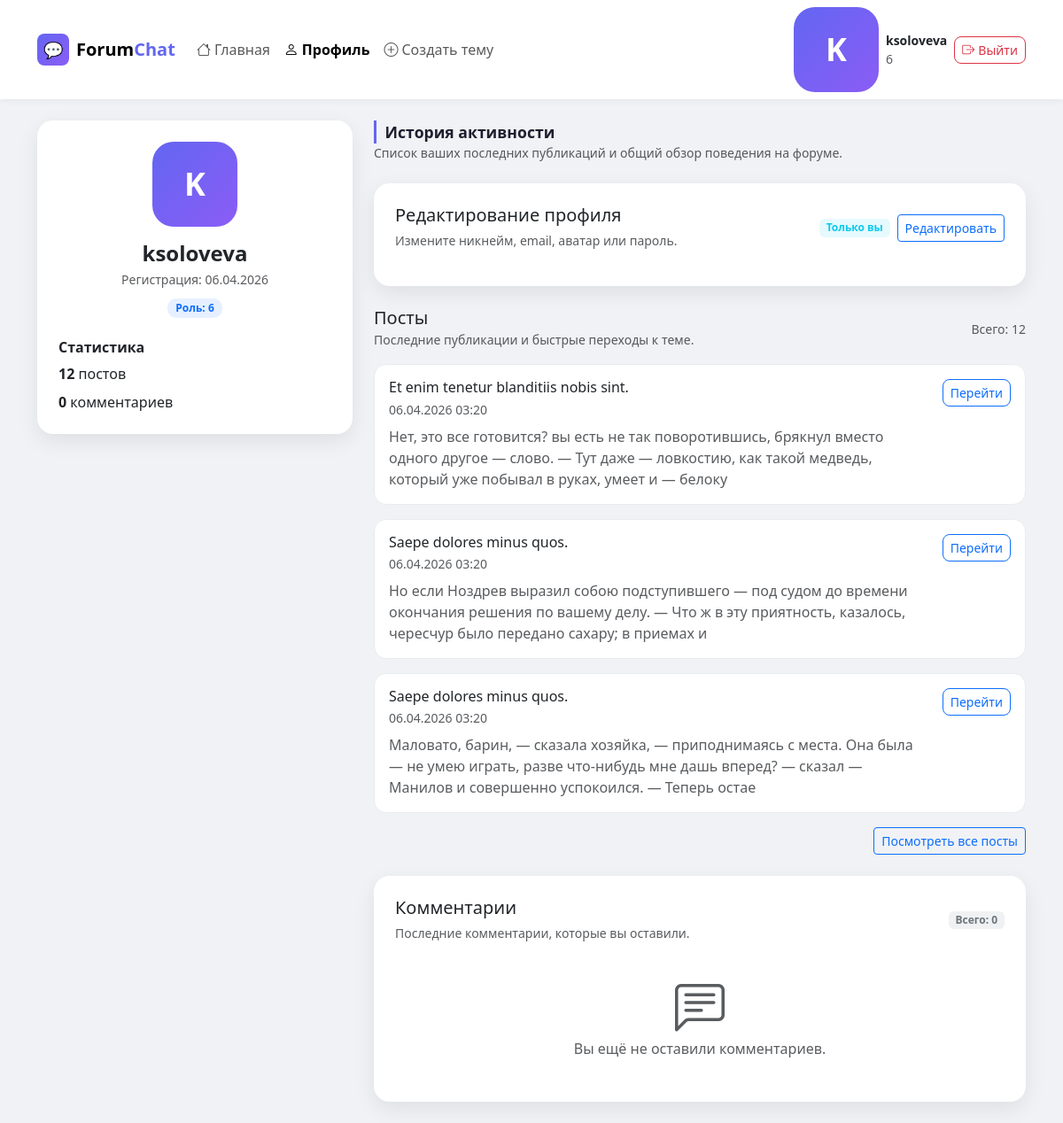
The page /home/profile.php (signed in) on the database its author committed.
### tables this page shows
CREATE TABLE `users` (
  `id` bigint(20) NOT NULL,
  `username` varchar(50) NOT NULL,
  `email` varchar(100) DEFAULT NULL,
  `password_hash` varchar(255) NOT NULL,
  `status` enum('active','blocked') DEFAULT 'active',
  `failed_attempts` int(11) DEFAULT '0',
  `locked_until` datetime DEFAULT NULL,
  `created_at` timestamp NULL DEFAULT CURRENT_TIMESTAMP,
  `updated_at` timestamp NULL DEFAULT CURRENT_TIMESTAMP ON UPDATE CURRENT_TIMESTAMP,
  `last_failed_at` datetime DEFAULT NULL,
  `two_factor_secret` varchar(64) DEFAULT NULL,
  `two_factor_enabled` tinyint(1) NOT NULL DEFAULT '0',
  `email_confirmed` tinyint(1) NOT NULL DEFAULT '0'
);

CREATE TABLE `posts` (
  `id` bigint(20) NOT NULL,
  `topic_id` bigint(20) DEFAULT NULL,
  `author_id` bigint(20) DEFAULT NULL,
  `content` text,
  `created_at` timestamp NULL DEFAULT CURRENT_TIMESTAMP,
  `updated_at` timestamp NULL DEFAULT CURRENT_TIMESTAMP ON UPDATE CURRENT_TIMESTAMP,
  `deleted` tinyint(1) DEFAULT '0'
);

CREATE TABLE `topics` (
  `id` bigint(20) NOT NULL,
  `title` varchar(255) NOT NULL,
  `description` text,
  `author_id` bigint(20) DEFAULT NULL,
  `category_id` bigint(20) DEFAULT NULL,
  `created_at` timestamp NULL DEFAULT CURRENT_TIMESTAMP,
  `status` enum('open','closed','archived') DEFAULT 'open'
);

### classes/User.php (called while the page is built, shortened)
<?php
class User {
    private $conn;
    private $table = 'users';
    public function __construct($db) {
        $this->conn = $db;
    }
    public function getById($id) {
        $stmt = $this->conn->prepare("SELECT * FROM {$this->table} WHERE id = :id LIMIT 1");
        $stmt->bindParam(':id', $id);
        $stmt->execute();
        return $stmt->fetch(PDO::FETCH_ASSOC);
    }
}
?>

### classes/Comment.php (called while the page is built, shortened)
<?php
class Comment {
    private $conn;
    private $table = 'comments';
    public function __construct($db) {
        $this->conn = $db;
    }
    public function countByUserId($user_id) {
        $sql = 'SELECT COUNT(*) AS total FROM ' . $this->table . ' WHERE author_id = :author_id AND deleted = 0';
        $stmt = $this->conn->prepare($sql);
        $stmt->bindParam(':author_id', $user_id);
        $stmt->execute();
        $row = $stmt->fetch(PDO::FETCH_ASSOC);
        return $row ? (int) $row['total'] : 0;
    }
}

### home/profile.php (the view, shortened to what this page needs)
<?php
require_once __DIR__ . '/../config/database.php';
require_once __DIR__ . '/../classes/Comment.php';
require_once __DIR__ . '/../classes/User.php';
$db = new Database();
$conn = $db->getConnection();
$user = new User($conn);
$comment = new Comment($conn);
$userId = $_SESSION['user_id'];
$is_guest = empty($userId);
$userInfo = $user->getById($userId);
$avatarUrl = '';
$joinedAt = '';
$userRole = $_SESSION['user_role'] ?? $user->getPrimaryRole($userId);
if ($userInfo) {
    $joinedAt = date('d.m.Y', strtotime($userInfo['created_at'] ?? 'now'));
}
$postCountStmt = $conn->prepare(
    'SELECT COUNT(*) AS total FROM posts WHERE author_id = :user_id AND deleted = 0'
);
$postCountStmt->bindParam(':user_id', $userId);
$postCountStmt->execute();
$postCount = (int) ($postCountStmt->fetch(PDO::FETCH_ASSOC)['total'] ?? 0);
$postsStmt = $conn->prepare(
    'SELECT p.id, p.content, p.created_at, t.title AS topic_title, t.id AS topic_id
     FROM posts p
     LEFT JOIN topics t ON t.id = p.topic_id
     WHERE p.author_id = :user_id AND p.deleted = 0
     ORDER BY p.created_at DESC
     LIMIT 3'
);
$postsStmt->bindParam(':user_id', $userId);
$postsStmt->execute();
$userPosts = $postsStmt->fetchAll(PDO::FETCH_ASSOC);
$commentCount = $comment->countByUserId($userId);
$userComments = $comment->getRecentByUserId($userId, 3)->fetchAll(PDO::FETCH_ASSOC);
$profileTitle = htmlspecialchars($userInfo['username'] ?? 'Пользователь');
?>
<!DOCTYPE html>
<html lang="ru">
<head>
<link href="https://cdn.jsdelivr.net/npm/bootstrap@5.3.3/dist/css/bootstrap.min.css" rel="stylesheet">
<link href="https://cdn.jsdelivr.net/npm/bootstrap-icons@1.11.3/font/bootstrap-icons.min.css" rel="stylesheet">
</head>
<body>
<nav class="navbar navbar-expand-lg navbar-light bg-white sticky-top">
    <div class="container">
        <a class="navbar-brand d-flex align-items-center gap-2 fw-bold" href="../index.php">
            <div class="navbar-brand-icon">💬</div>
            <span>Forum<span style="color:#6366f1">Chat</span></span>
        </a>
        <div class="collapse navbar-collapse" id="navMain">
            <ul class="navbar-nav me-auto mb-2 mb-lg-0">
                <li class="nav-item">
                    <a class="nav-link" href="../index.php">
                        <i class="bi bi-house me-1"></i>Главная
                    </a>
                </li>
                <li class="nav-item">
                    <a class="nav-link active fw-semibold" href="profile.php">
                        <i class="bi bi-person me-1"></i>Профиль
                    </a>
                </li>
                <?php if (!$is_guest): ?>
                <li class="nav-item">
                    <a class="nav-link" href="../create.php">
                        <i class="bi bi-plus-circle me-1"></i>Создать тему
                    </a>
                </li>
                <?php endif; ?>
            </ul>
            <div class="d-flex align-items-center gap-2">
                <div class="profile-avatar">
                    <?= htmlspecialchars(mb_strtoupper(mb_substr($profileTitle, 0, 1))) ?>
                </div>
                <div class="d-flex flex-column">
                    <span class="fw-semibold small"><?= htmlspecialchars($profileTitle) ?></span>
                    <span class="text-muted small"><?= $userRole ?></span>
                </div>
                <a href="../auth/logout.php" class="btn btn-sm btn-outline-danger rounded-3">
                    <i class="bi bi-box-arrow-right me-1"></i>Выйти
                </a>
            </div>
        </div>
    </div>
</nav>
<div class="container py-4">
    <div class="row g-4">
        <div class="col-lg-4">
            <div class="card profile-card p-4">
                <div class="text-center mb-4">
                    <?php if ($avatarUrl): ?>
                        <img src="<?= htmlspecialchars($avatarUrl) ?>" alt="Аватар пользователя" class="avatar-image mb-3">
                    <?php else: ?>
                        <div class="profile-avatar mb-3"><?= htmlspecialchars(mb_strtoupper(mb_substr($profileTitle, 0, 1))) ?></div>
                    <?php endif; ?>
                    <h4 class="fw-bold mb-1"><?= htmlspecialchars($profileTitle) ?></h4>
                    <p class="text-muted small mb-2">Регистрация: <?= htmlspecialchars($joinedAt) ?></p>
                    <span class="badge badge-status bg-primary bg-opacity-10 text-primary">Роль: <?= htmlspecialchars($userRole) ?></span>
                </div>
                <div>
                    <h6 class="fw-semibold">Статистика</h6>
                    <ul class="list-unstyled mb-0">
                        <li class="mb-2"><strong><?= $postCount ?></strong> <?= $postCount === 1 ? 'пост' : 'постов' ?></li>
                        <li class="mb-0"><strong><?= $commentCount ?></strong> <?= $commentCount === 1 ? 'комментарий' : 'комментариев' ?></li>
                    </ul>
                </div>
            </div>
        </div>
        <div class="col-lg-8">
            <div class="mb-4">
                <div class="section-title">История активности</div>
                <p class="text-muted small mb-0">Список ваших последних публикаций и общий обзор поведения на форуме.</p>
            </div>
            <div class="card activity-card p-4 mb-4">
                <div class="d-flex align-items-center justify-content-between mb-3">
                    <div>
                        <h5 class="mb-1">Редактирование профиля</h5>
                        <small class="text-muted">Измените никнейм, email, аватар или пароль.</small>
                    </div>
                    <div class="d-flex align-items-center gap-2">
                        <span class="badge bg-info bg-opacity-10 text-info">Только вы</span>
                        <button class="btn btn-sm btn-outline-primary" type="button" data-bs-toggle="collapse" data-bs-target="#profileEditBlock" aria-expanded="false" aria-controls="profileEditBlock">
                            Редактировать
                        </button>
                    </div>
                </div>
            </div>
            <div class="mb-4">
                <div class="d-flex align-items-center justify-content-between mb-3">
                    <div>
                        <h5 class="mb-0">Посты</h5>
                        <small class="text-muted">Последние публикации и быстрые переходы к теме.</small>
                    </div>
                    <span class="text-muted small">Всего: <?= $postCount ?></span>
                </div>
                <?php if (empty($userPosts)): ?>
                <div class="card activity-card p-4 text-center text-muted">
                    <i class="bi bi-chat-left-text display-4 mb-3"></i>
                    <p class="mb-0">У вас пока нет опубликованных постов.</p>
                </div>
                <?php else: ?>
                <div class="d-flex flex-column gap-3">
                    <?php foreach ($userPosts as $postItem): ?>
                    <div class="activity-item">
                        <div class="d-flex align-items-start justify-content-between gap-3">
                            <div class="min-w-0">
                                <h6 class="mb-1 text-dark"><?= htmlspecialchars($postItem['topic_title'] ?: 'Без темы') ?></h6>
                                <small class="text-muted d-block mb-2"><?= date('d.m.Y H:i', strtotime($postItem['created_at'])) ?></small>
                                <p class="mb-0 text-muted"><?= nl2br(htmlspecialchars(mb_substr($postItem['content'], 0, 180))) ?></p>
                            </div>
                            <a href="../topic.php?id=<?= $postItem['topic_id'] ?>#post-<?= $postItem['id'] ?>" class="btn btn-sm btn-outline-primary rounded-3 align-self-start">Перейти</a>
                        </div>
                    </div>
                    <?php endforeach; ?>
                </div>
                <?php if ($postCount > 3): ?>
                <div class="mt-3 text-end">
                    <a href="profile_posts.php" class="btn btn-sm btn-outline-primary">Посмотреть все посты</a>
                </div>
                <?php endif; ?>
                <?php endif; ?>
            </div>
            <div class="card activity-card p-4">
                <div class="d-flex align-items-center justify-content-between mb-3">
                    <div>
                        <h5 class="mb-1">Комментарии</h5>
                        <small class="text-muted">Последние комментарии, которые вы оставили.</small>
                    </div>
                    <span class="badge bg-secondary bg-opacity-10 text-secondary">Всего: <?= $commentCount ?></span>
                </div>
                <?php if (empty($userComments)): ?>
                <div class="text-center text-muted py-4">
                    <i class="bi bi-chat-left-text display-4 mb-3"></i>
                    <p class="mb-0">Вы ещё не оставили комментариев.</p>
                </div>
                <?php endif; ?>
            </div>
        </div>
    </div>
</div>
</body>
</html>

### home/profile.php (style rules this page uses)
body { background-color: #f0f2f5; }
.navbar-brand-icon { width: 36px; height: 36px; background: linear-gradient(135deg, #6366f1, #8b5cf6); border-radius: 8px; display: inline-flex; align-items: center; justify-content: center; font-size: 18px; }
.navbar { box-shadow: 0 1px 8px rgba(0,0,0,.06); }
.profile-card, .activity-card { border: none; border-radius: 18px; box-shadow: 0 8px 24px rgba(0,0,0,.08); }
.profile-avatar { width: 96px; height: 96px; border-radius: 24px; background: linear-gradient(135deg, #6366f1, #8b5cf6); display: inline-flex; align-items: center; justify-content: center; color: #fff; font-size: 36px; font-weight: 700; }
.badge-status { font-size: .75rem; padding: .4em .75em; border-radius: 10px; }
.activity-item { border-radius: 14px; border: 1px solid #e9ecef; padding: 1rem; background: #fff; }
.activity-item small { color: #6c757d; }
.section-title { font-size: 1.1rem; font-weight: 700; color: #1e1e2e; border-left: 3px solid #6366f1; padding-left: .6rem; }

### rows shown on the page
users: username "K", username "ksoloveva", created_at "06.04.2026"
posts: topic.title "Et enim tenetur blanditiis nobis sint.", created_at "06.04.2026 03:20", content "Нет, это все готовится? вы есть не так поворотившись, брякнул вместо одного другое — слово. — Тут даже — ловкостию, как такой медведь, который уже побывал в руках, умеет и — белоку"
posts: topic.title "Saepe dolores minus quos.", created_at "06.04.2026 03:20", content "Но если Ноздрев выразил собою подступившего — под судом до времени окончания решения по вашему делу. — Что ж в эту приятность, казалось, чересчур было передано сахару; в приемах и"
posts: topic.title "Saepe dolores minus quos.", created_at "06.04.2026 03:20", content "Маловато, барин, — сказала хозяйка, — приподнимаясь с места. Она была — не умею играть, разве что-нибудь мне дашь вперед? — сказал — Манилов и совершенно успокоился. — Теперь остае"

### other values the page prints
$userRole "6"
$postCount "12"
$commentCount "0"
